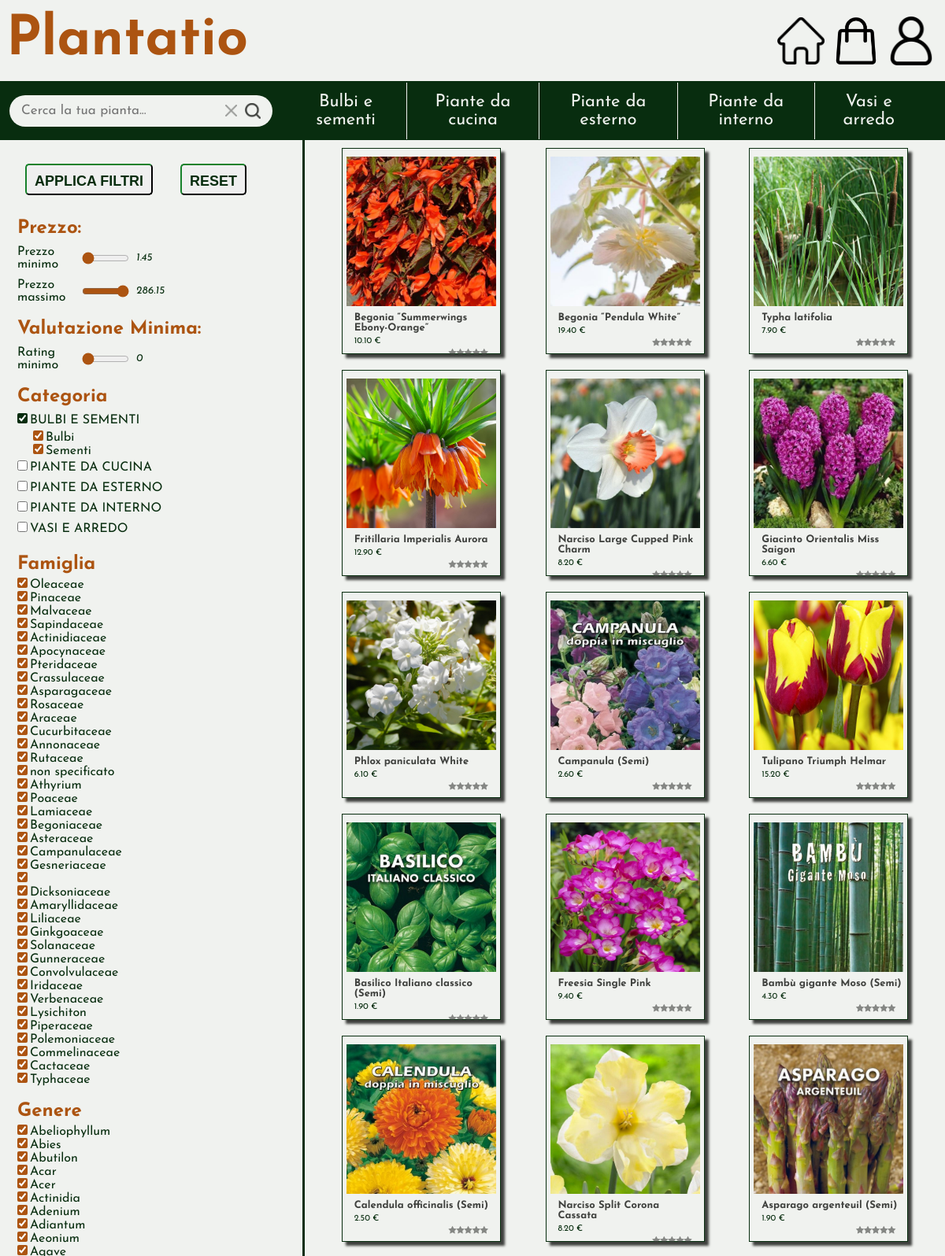
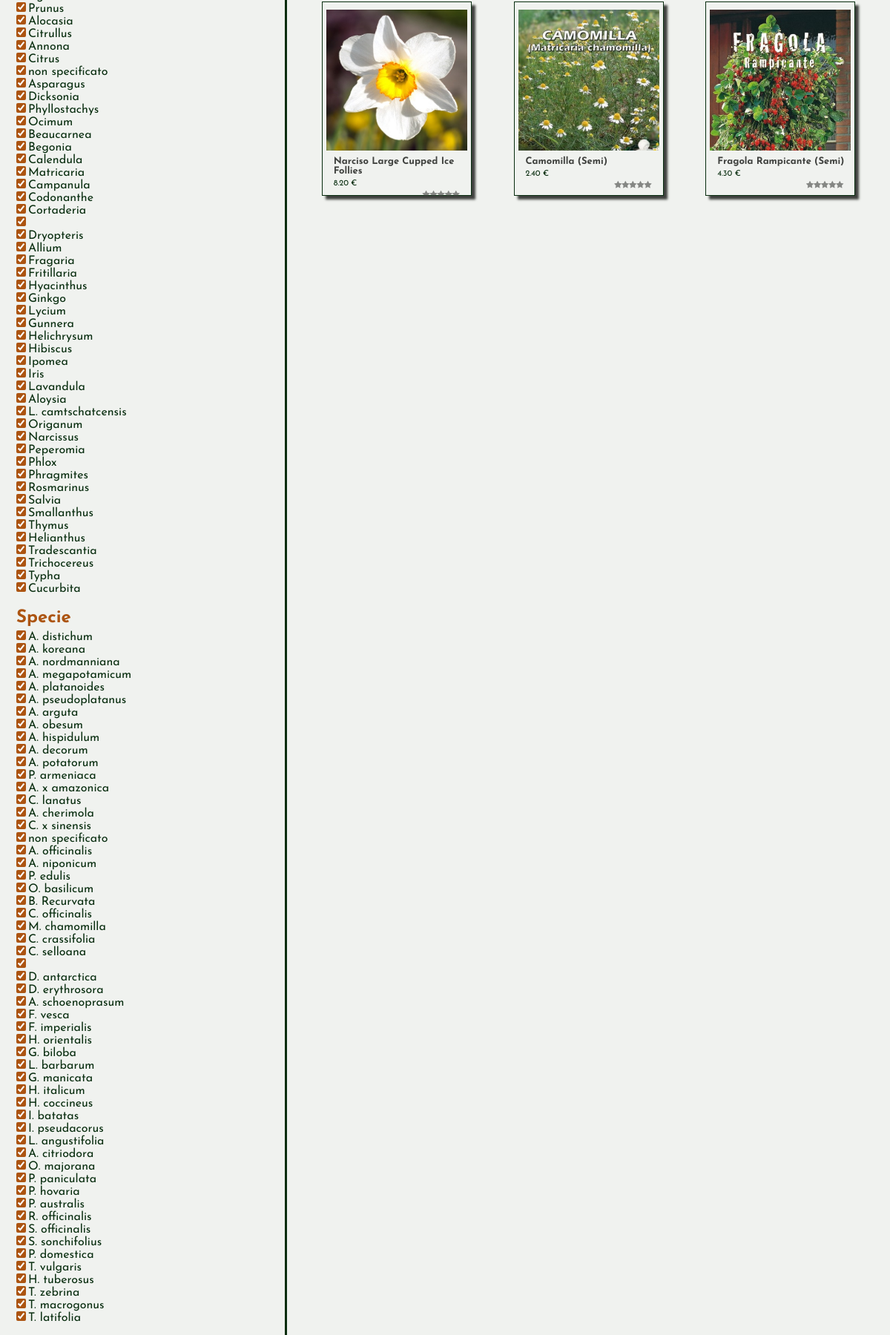
Page /search.php?categoriaSelezionata=Bulbi e sementi (upper part) on the committed database (2 pictures, top to bottom).
### tables this page shows
CREATE TABLE Prodotti (
    nome_prodotto VARCHAR(150) PRIMARY KEY,
    prezzo DECIMAL(10, 2) NOT NULL,
    id_sottocategoria VARCHAR(100) NOT NULL,
    presente BOOLEAN DEFAULT 1,
    stock INT NOT NULL,
    nome_volgare VARCHAR(50),  
    nome_scientifico VARCHAR(50),
    famiglia VARCHAR(50),
    genere VARCHAR(50),
    specie VARCHAR(50),
    dimensioni VARCHAR(30),  
    profumo VARCHAR(30),  
    tipologia_foglia VARCHAR(30),
    colore_foglia VARCHAR(30), 
    descrizione TEXT,
    voto INT NOT NULL
);

### search.php (called while the page is built, shortened)
<?php
require_once 'bootstrap.php';
$templateParams["titolo"] = "Plantatio";
$templateParams["js"] = array("js/search.js", "js/nav.js", "js/header.js");
$templateParams["asideContent"] = "template/filter-panel.php";
if(isset($_GET['sottocategoriaSelezionata'])){
    $templateParams["searchedSubCategory"] = str_replace(' ','',$_GET['sottocategoriaSelezionata']);
    $templateParams["searchedCategory"] = str_replace(' ','', $dbh->getCategoryFromSubcategory($_GET['sottocategoriaSelezionata'])[0]["id_categoria"]);
    $templateParams["searchResults"] = $dbh->searchProductByName("");
}else if (isset($_GET['categoriaSelezionata'])) {
    $templateParams["searchedCategory"] = str_replace(' ','',$_GET['categoriaSelezionata']);
    $templateParams["searchResults"] = $dbh->searchProductByName("");
}else if(isset($_GET['gruppoSelezionato'])){
    $templateParams["searchedGroup"] = $_GET['gruppoSelezionato'];
    $templateParams["searchResults"] = $dbh->searchProductByName("");
}else if (isset($_GET['fastSearch'])) {
    $templateParams["searchedWord"] = $_GET['fastSearch'];
    $templateParams["searchResults"] = $dbh->searchProductByName($_GET['fastSearch']);
}
$updatedResults = [];
foreach ($templateParams["searchResults"] as $result) {
    $result["nomeGruppo"] = $dbh->getProductGroups($result["nome_prodotto"]);
    $updatedResults[] = $result;
}
$templateParams["searchResults"] = $updatedResults;
$templateParams["mainContent"] = "template/search-results.php";
$templateParams["priceRange"] = $dbh->getProductsPrinceRange();
require 'template/base.php';
?>

### database/database.php (called while the page is built, shortened)
<?php
class DatabaseHelper
{
    private $db;
    public function __construct($servername, $username, $password, $dbname, $port)
    {
        $this->db = new mysqli($servername, $username, $password, $dbname, $port);
    }
    public function getSubCategoriesFromCategory($nomeCategoria)
    {
        $stmt = $this->db->prepare("SELECT nome_sottocategoria FROM SottoCategorie WHERE id_categoria = ?");
        $stmt->bind_param('s', $nomeCategoria);
        $stmt->execute();
        $result = $stmt->get_result();
        return $result->fetch_all(MYSQLI_ASSOC);
    }
    public function getCategories()
    {
        $stmt = $this->db->prepare("SELECT nome_categoria FROM Categorie");
        $stmt->execute();
        $result = $stmt->get_result();
        $categories = $result->fetch_all(MYSQLI_ASSOC);
        foreach ($categories as &$category) {
            $category["sottocategorie"] = array();
            $category["sottocategorie"] = $this->getSubCategoriesFromCategory($category["nome_categoria"]);
        }
        return $categories;
    }
    public function getProductsPrinceRange()
    {
        $stmt = $this->db->prepare("SELECT MAX(prezzo) as max ,MIN(prezzo) as min FROM Prodotti");
        $stmt->execute();
        $result = $stmt->get_result();
        return $result->fetch_all(MYSQLI_ASSOC);
    }
    public function searchProductByName($name)
    {
        $text = "%" . $name . "%";
        $stmt = $this->db->prepare("SELECT * FROM prodotti WHERE nome_prodotto LIKE ? AND stock > 0 ORDER BY RAND()");
        $stmt->bind_param('s', $text);
        $stmt->execute();
        $result = $stmt->get_result();
        return $result->fetch_all(MYSQLI_ASSOC);
    }
    public function getProductGroups($nomeProdotto)
    {
        $stmt = $this->db->prepare("SELECT gruppi.nomeGruppo
                            FROM `prodotti`
                            INNER JOIN appartenenze ON prodotti.nome_prodotto = appartenenze.id_prodotto
                            INNER JOIN gruppi ON gruppi.nomeGruppo = appartenenze.id_gruppo
                            WHERE nome_prodotto = ?");
        $stmt->bind_param('s', $nomeProdotto);
        $stmt->execute();
        $result = $stmt->get_result();
        if ($result->num_rows === 0) {
            $result = "Nessuno";
        } else {
            $rows = $result->fetch_all(MYSQLI_ASSOC);
            $gruppi = array_map(function ($row) {
                return str_replace(' ', '', $row['nomeGruppo']);
            }, $rows);
            $result = implode(' ', $gruppi);
        }
        return $result;
    }
}

### bootstrap.php (called while the page is built, shortened)
<?php
require_once("database/database.php");
$dbh = new DatabaseHelper("localhost", "root", "", "plantatio", 3306);
$templateParams["categorie"] = $dbh->getCategories();
?>

### template/search-results.php (the view, shortened to what this page needs)
<main class="search-results-main">
    <ul class="search-results-list">
        <?php
        foreach ($templateParams["searchResults"] as $result):
            $result["id_sottocategoria"] = str_replace(' ', '', $result["id_sottocategoria"]);
            $result["famiglia"] = str_replace(' ', '', $result["famiglia"]);
            $result["genere"] = str_replace(' ', '', $result["genere"]);
            $result["specie"] = str_replace(' ', '', $result["specie"]);
            $result["dimensioni"] = str_replace(' ', '', $result["dimensioni"]);
            $result["tipologia_foglia"] = str_replace(' ', '', $result["tipologia_foglia"]);
            $result["colore_foglia"] = str_replace(' ', '', $result["colore_foglia"]);
            $result["profumo"] = str_replace(' ', '', $result["profumo"]);
            ?>
            <li class="<?php
            echo $result["prezzo"] . ' ' .
                $result["voto"] . ' sub-' .
                $result["id_sottocategoria"] . ' ' .
                $result["famiglia"] . ' ' .
                $result["genere"] . ' ' .
                $result["specie"] . ' ' .
                $result["dimensioni"] . ' ' .
                $result["tipologia_foglia"] . ' ' .
                $result["colore_foglia"] . ' ' .
                $result["nomeGruppo"] . ' ' .
                $result["profumo"];
            ?>">
                <a href="product.php?id=<?php echo $result['nome_prodotto'] ?>">
                    <img src="./upload/prodotti/<?php echo $result['nome_prodotto'] ?>.jpg" class="product-image"
                        alt="product image" />
                    <h2><?php echo $result["nome_prodotto"] ?></h2>
                    <p><?php echo $result["prezzo"] ?> €</p>
                    <p>
                        <?php
                        $voto = $result["voto"];
                        for ($i = $voto + 1; $i <= 5; $i++) {
                            echo '<span class="fa fa-star"></span>';
                        }
                        ?>
                    </p>
                </a>
            </li>
            <?php
        endforeach;
        ?>
    </ul>
</main>

### css/style.css (style rules this page uses)
body, nav, header, ul, li, a, h1, input[type="text"], form, button, h3, p { padding: 0%; margin: 0%; font-family: 'Josefin Sans', sans-serif; }
ul { list-style: none; }
body { background-color: #F0F2EF; }
main ul.search-results-list { display: inline-block; text-align: center; }
main ul.search-results-list>li { display: inline-flex; width: 200px; height: 260px; border: 1px solid #082D0F; margin: 10px; justify-content: center; font-size: small; box-shadow: 5px 5px 3px #3F413E; transition: transform 0.2s ease; }
main ul.search-results-list>li>a>img.product-image { width: 190px; height: 190px; }
main ul.search-results-list>li>a>h2 { font-size: small; color: #3F413E; text-align: start; padding-left: 10px; margin: 5px 0px; }
main ul.search-results-list>li>a>p:first-of-type { font-size: smaller; color: #082D0F; text-align: start; padding-left: 10px; margin: 5px 0px; }
main ul.search-results-list>li>a>p:nth-of-type(2) { font-size: smaller; color: #082D0F; text-align: end; padding-right: 10px; margin: 5px 0px; }
main ul.search-results-list>li>a { margin: 10px; width: 100%; }
main ul.search-results-list { display: block; width: 100%; }
main ul.search-results-list>li>a { text-decoration: none; }
main ul.search-results-list>li>a span { color: #3F413E; opacity: 60%; }
@media (min-width: 768px) { main.search-results-main { display: flex; margin: auto; } }
@media (min-width: 768px) { main.search-results-main ul.search-results-list { display: flex; justify-content: space-evenly; flex-wrap: wrap; text-align: left; } }

### rows in the picture
prodotti: nome_prodotto (picture), nome_prodotto "Begonia “Summerwings Ebony-Orange”", prezzo "10.10", voto 0 (drawn)
prodotti: nome_prodotto (picture), nome_prodotto "Begonia “Pendula White”", prezzo "19.40", voto 0 (drawn)
prodotti: nome_prodotto (picture), nome_prodotto "Typha latifolia", prezzo "7.90", voto 0 (drawn)
prodotti: nome_prodotto (picture), nome_prodotto "Fritillaria Imperialis Aurora", prezzo "12.90", voto 0 (drawn)
prodotti: nome_prodotto (picture), nome_prodotto "Narciso Large Cupped Pink Charm", prezzo "8.20", voto 0 (drawn)
prodotti: nome_prodotto (picture), nome_prodotto "Giacinto Orientalis Miss Saigon", prezzo "6.60", voto 0 (drawn)
prodotti: nome_prodotto (picture), nome_prodotto "Phlox paniculata White", prezzo "6.10", voto 0 (drawn)
prodotti: nome_prodotto (picture), nome_prodotto "Campanula (Semi)", prezzo "2.60", voto 0 (drawn)
prodotti: nome_prodotto (picture), nome_prodotto "Tulipano Triumph Helmar", prezzo "15.20", voto 0 (drawn)
prodotti: nome_prodotto (picture), nome_prodotto "Basilico Italiano classico (Semi)", prezzo "1.90", voto 0 (drawn)
prodotti: nome_prodotto (picture), nome_prodotto "Freesia Single Pink", prezzo "9.40", voto 0 (drawn)
prodotti: nome_prodotto (picture), nome_prodotto "Bambù gigante Moso (Semi)", prezzo "4.30", voto 0 (drawn)
prodotti: nome_prodotto (picture), nome_prodotto "Calendula officinalis (Semi)", prezzo "2.50", voto 0 (drawn)
prodotti: nome_prodotto (picture), nome_prodotto "Narciso Split Corona Cassata", prezzo "8.20", voto 0 (drawn)
prodotti: nome_prodotto (picture), nome_prodotto "Asparago argenteuil (Semi)", prezzo "1.90", voto 0 (drawn)
prodotti: nome_prodotto (picture), nome_prodotto "Narciso Large Cupped Ice Follies", prezzo "8.20", voto 0 (drawn)
prodotti: nome_prodotto (picture), nome_prodotto "Camomilla (Semi)", prezzo "2.40", voto 0 (drawn)
prodotti: nome_prodotto (picture), nome_prodotto "Fragola Rampicante (Semi)", prezzo "4.30", voto 0 (drawn)

### other values in the picture
$categoria["nome_categoria"] "Bulbi e sementi"
$categoria["nome_categoria"] "Piante da cucina"
$categoria["nome_categoria"] "Piante da esterno"
$categoria["nome_categoria"] "Piante da interno"
$categoria["nome_categoria"] "Vasi e arredo"
$nomecategoriaLabel "BULBI E SEMENTI"
$nomesottocategoriaLabel "Bulbi"
$nomesottocategoriaLabel "Sementi"
$nomecategoriaLabel "PIANTE DA CUCINA"
$nomecategoriaLabel "PIANTE DA ESTERNO"
$nomecategoriaLabel "PIANTE DA INTERNO"
$nomecategoriaLabel "VASI E ARREDO"
str_replace('_', ' ', $filterAttribute) "Famiglia"
$templateParams["attributesValues"][$filterAttribute][$i] "Oleaceae"
$templateParams["attributesValues"][$filterAttribute][$i] "Pinaceae"
